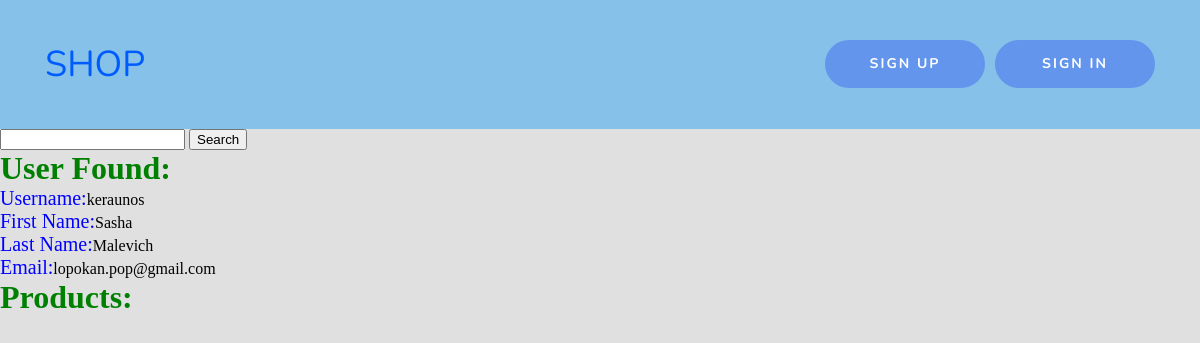
Before: /accounts/?current=keraunos with the older database file.
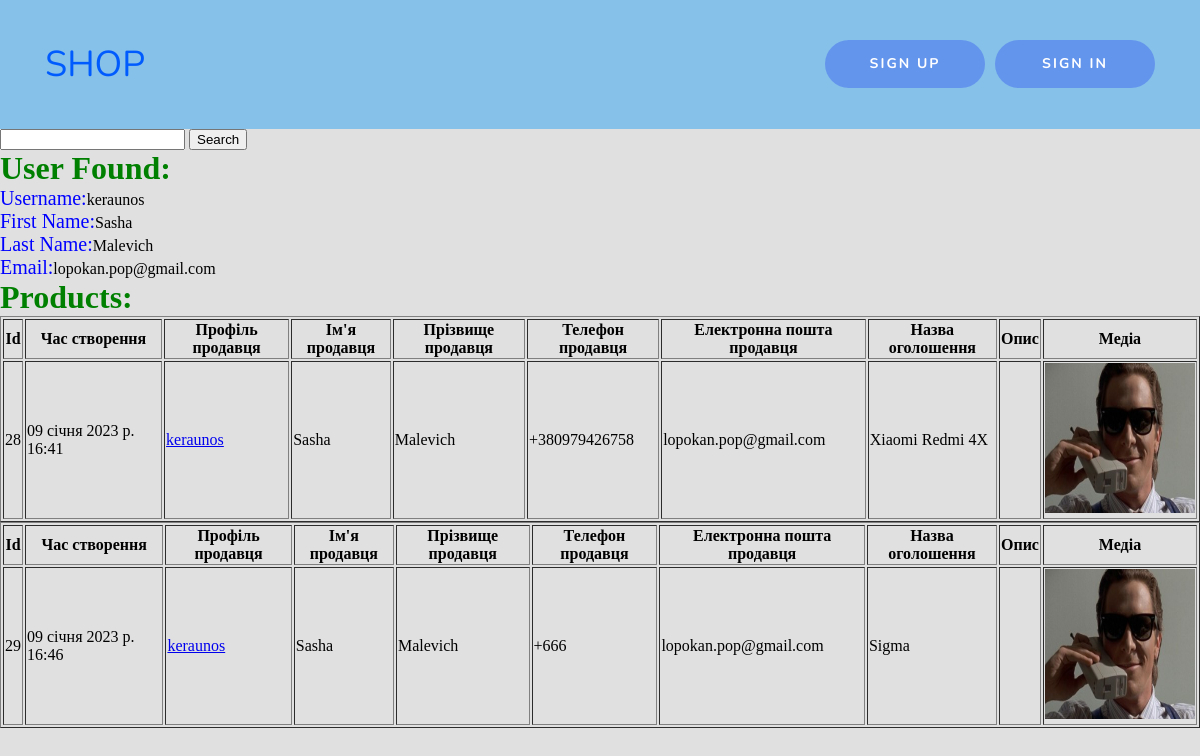
After: the same page with the newer database file.
### products/models.py (models this page shows, shortened)
class Product(models.Model):
    product_dt = models.DateTimeField(auto_now=True, verbose_name="Час створення")
    product_username = models.CharField(max_length=100, verbose_name="Ім'я користувача")
    product_name = models.CharField(max_length=100, verbose_name="Ім'я продавця")
    product_lastname = models.CharField(max_length=100, verbose_name="Прізвище продавця")
    product_phone = models.CharField(max_length=20, verbose_name="Номер телефону")
    product_email = models.CharField(max_length=254, verbose_name="Електронна пошта продавця")
    product_productname = models.CharField(max_length=100, verbose_name="Назва товару")
    product_description = models.CharField(max_length=500, verbose_name="Опис товару")
    product_media = models.ImageField(upload_to="images/", verbose_name="Фотографії товару")
    class Meta:
        verbose_name = "Товар"
        verbose_name_plural = "Товари"

### accounts/views.py (the view)
# urls.py: path("accounts/", views.profiles),
def profiles(request):
    users = User.objects.all()
    products = Product.objects.all()
    try:
        name = request.GET["current"]
    except:
        name = None
    return render(request, "accounts/profiles.html", {"users":users, "name":name, "products": products})

### accounts/templates/accounts/profiles.html (shortened to what this page needs)
{% include 'base/base.html' %}
{% include 'base/header.html' %}
{% block content %}
<form method="get">
    <input name="current" required="required"/>
    <button type="submit">Search</button>
</form>
{% if name %}
    {% for user in users %}
        {% if name == user.username %}
            <h1 style="color:green;">User Found:</h1>
            <text> Username:</text>{{ user.username }}<br>
            <text>First Name:</text>{{ user.first_name }}<br>
            <text> Last Name:</text>{{ user.last_name }}<br>
            <text> Email:</text>{{ user.email }}<br>
            <h1 style="color:green;">Products:</h1>
            {% for product in products %}
                {% if product.product_username == name %}
                    <table border="1">
                        <tr>
                            <th>Id</th>
                            <th>Час створення</th>
                            <th>Профіль продавця</th>
                            <th>Ім'я продавця</th>
                            <th>Прізвище продавця</th>
                            <th>Телефон продавця</th>
                            <th>Електронна пошта продавця</th>
                            <th>Назва оголошення</th>
                            <th>Опис</th>
                            <th>Медіа</th>
                        </tr>
                        <tr>
                            <td>{{ product.id }}</td>
                            <td>{{ product.product_dt }}</td>
                            <td><a href="/accounts/?current={{ product.product_username }}">{{ product.product_username }}</a></td>
                            <td>{{ product.product_name }}</td>
                            <td>{{ product.product_lastname }}</td>
                            <td>{{ product.product_phone }}</td>
                            <td>{{ product.product_email }}</td>
                            <td>{{ product.product_productname }}</td>
                            <td>{% if product.product_description %} {{ oproduct.product_description }} {% else %} Опис відсутній {% endif %}</td>
                            <td><a href="{{product.product_media.url }}"><img src="{{product.product_media.url }}" alt="connect" width="150" height="150"/></a></td>
                        </tr>
                    </table>
                {% endif %}
            {% endfor %}
        {% endif %}
    {% endfor %}
{% else %}
User does not exist. Please, check username again correctly
{% endif %}
{% endblock %}

### templates/base/base.html (shortened to what this page needs)
<!doctype html>
<html lang="en">
<head>
</head>
<body>
</body>
</html>

### templates/base/header.html (shortened to what this page needs)
<!DOCTYPE html>
<html lang="eu">
<head>
  {% load static %}
  <link rel="stylesheet" href="{% static 'style/header_style.css' %}">
</head>
<body>
{% block header %}
<div class="header">
  <a href="/" class="logo">SHOP</a>
  {% if user.is_authenticated %}
  <a href="{% url 'logout' %}" class="right"><button class="button">Log Out</button></a>
    <a href="/accounts/?current={{ user.username }}" class="right"><button class="button">{{ user.username}}</button></a>
    <a href="/accounts/"><button class="button">Search..</button></a>
    <a href="/products"><button class="button">Products</button></a>
{% else %}
    <a href="{% url 'login' %}" class="right"><button class="button">Sign In</button></a>
    <a href="/accounts/signup/" class="right"><button class="button">Sign Up</button></a>
{% endif %}
</div>
{% endblock %}
</body>
</html>

### static/style/header_style.css (style rules this page uses)
* { margin: 0; }
.header { padding: 40px; text-align: center; background: #85c1e9; color: white; overflow: hidden; position: sticky; }
.header a { float: left; margin-left: 5px; margin-right: 5px; display: block; text-decoration: none; }
.header a.right { float: right; }
.header a.logo { font-size: 36px; font-family: 'Nunito', sans-serif; margin-right: 20px; font-weight: black; color: #005bff; }
.button { font-family: 'Nunito', sans-serif; display: inline-block; outline: none; cursor: pointer; font-size: 14px; line-height: 1; border-radius: 500px; transition-property: background-color,border-color,color,box-shadow,filter; transition-duration: .3s; border: 1px solid transparent; letter-spacing: 2px; min-width: 160px; text-transform: uppercase; white-space: normal; font-weight: 700; text-align: center; padding: 16px 14px 18px; color: #fff; background-color: #6495ED; height: 48px; }

### templates/base/base.html (style rules this page uses)
body { background: #e0e0e1; }

### accounts/templates/accounts/profiles.html (style rules this page uses)
text { color: blue; font-size: 20px; }

Changed rows visible on the page:
added Product: id "28", product_dt "09 січня 2023 р. 16:41", product_username "keraunos", product_name "Sasha", product_lastname "Malevich", product_phone "+380979426758", product_email "lopokan.pop@gmail.com", product_productname "Xiaomi Redmi 4X", product_media (picture)
added Product: id "29", product_dt "09 січня 2023 р. 16:46", product_username "keraunos", product_name "Sasha", product_lastname "Malevich", product_phone "+666", product_email "lopokan.pop@gmail.com", product_productname "Sigma", product_media (picture)
